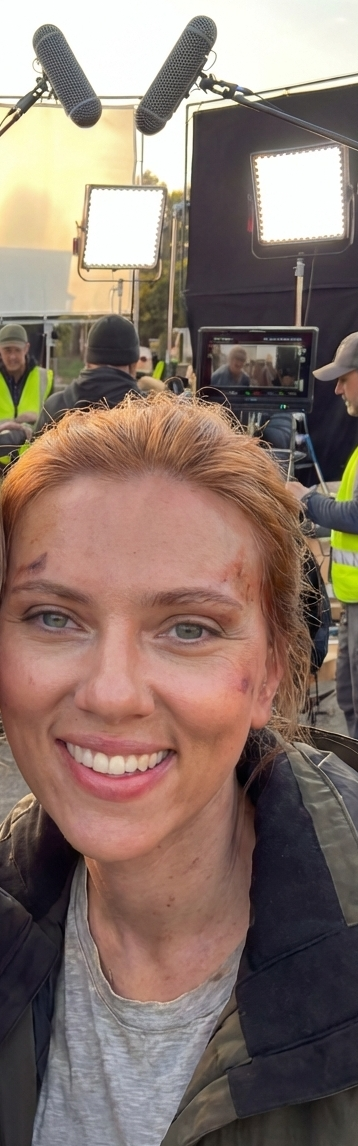
#> input picture celebrity_faces/Generated Image December 10, 2025 - 10_21AM-2 copy.jpeg, 358 x 1146 px
$ python -i enhancer_cpu.py   (imports and definitions only)
#> lines starting #> are read from the running program, lines starting #| are printed output that depends on the picture
#> further down, picture is the input picture: shape (1146, 358, 3); mean B, G, R 107.4, 117.1, 136.9
import cv2
import numpy as np


def enhance_and_upscale(img, min_size=None):
    """
    CPU-safe image enhancement.
    - Accepts np.ndarray or bytes
    - Enhances sharpness + contrast
    - Upscales ONLY if image is smaller than min_size
    """

    # ---------- Decode if bytes ----------
    if isinstance(img, (bytes, bytearray)):
        img = cv2.imdecode(np.frombuffer(img, np.uint8), cv2.IMREAD_COLOR)

    if not isinstance(img, np.ndarray):
        raise ValueError("enhance_and_upscale received invalid image")

    h, w = img.shape[:2]
#> h = 1146; w = 358

    # ---------- Enhancement ----------
    lab = cv2.cvtColor(img, cv2.COLOR_BGR2LAB)
#> lab: shape (1146, 358, 3); mean of channels 0, 1, 2 126.8, 134.7, 136
    l, a, b = cv2.split(lab)
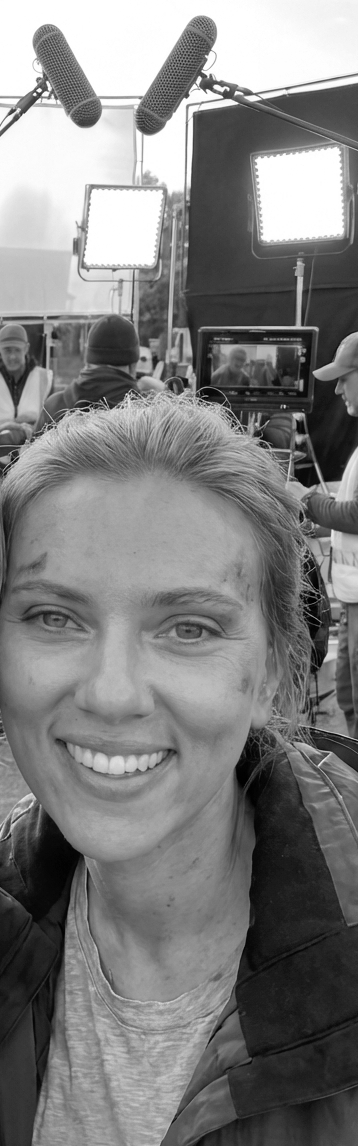
#> l: shape (1146, 358); min 0, max 255, mean 126.8
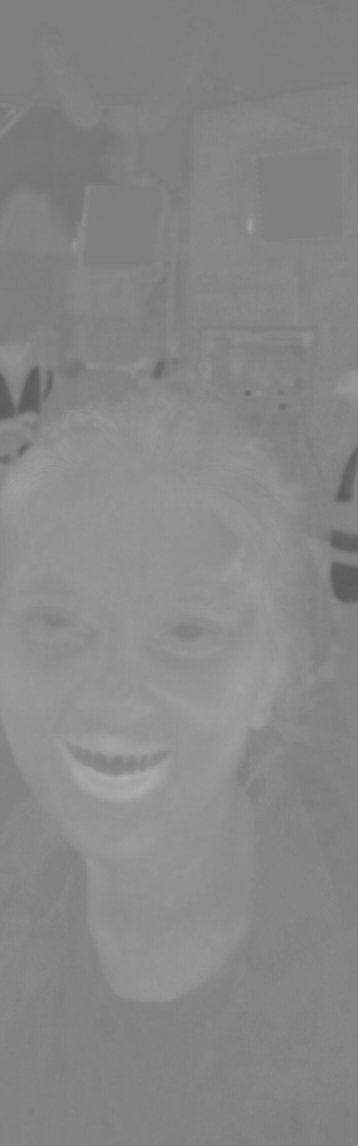
#> a: shape (1146, 358); min 92, max 172, mean 134.7
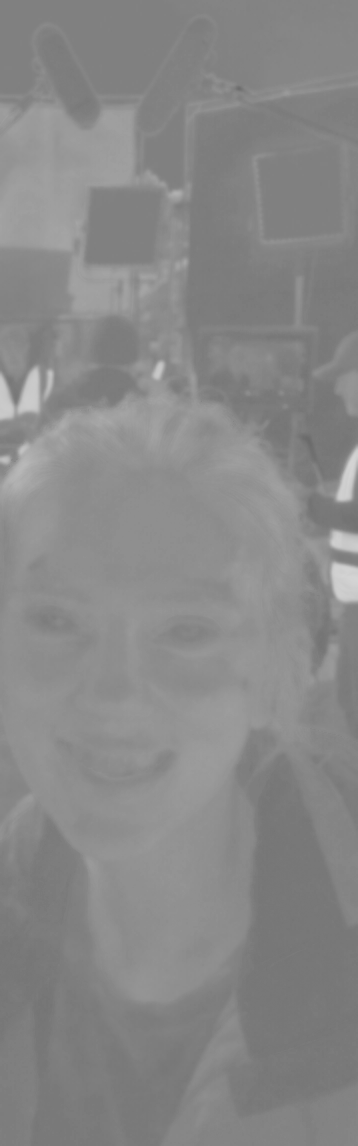
#> b: shape (1146, 358); min 106, max 212, mean 136

    clahe = cv2.createCLAHE(clipLimit=2.0, tileGridSize=(8, 8))
    l = clahe.apply(l)
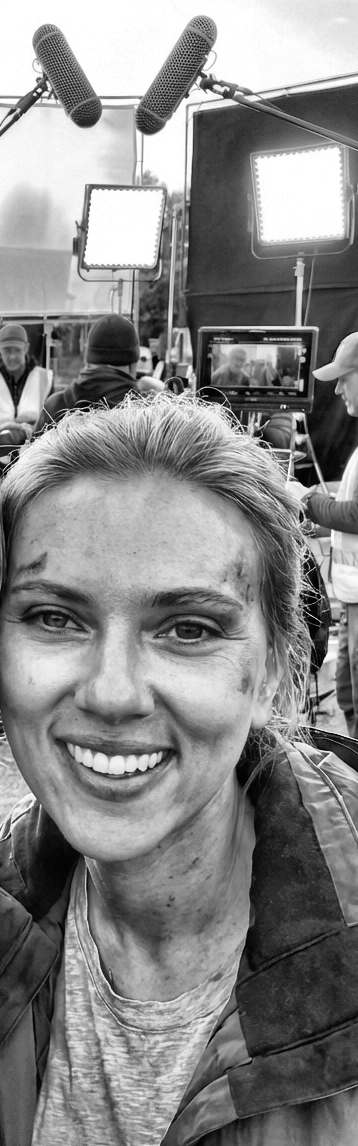
#> l: shape (1146, 358); min 0, max 255, mean 135.4

    lab = cv2.merge((l, a, b))
#> lab: shape (1146, 358, 3); mean of channels 0, 1, 2 135.4, 134.7, 136
    enhanced = cv2.cvtColor(lab, cv2.COLOR_LAB2BGR)
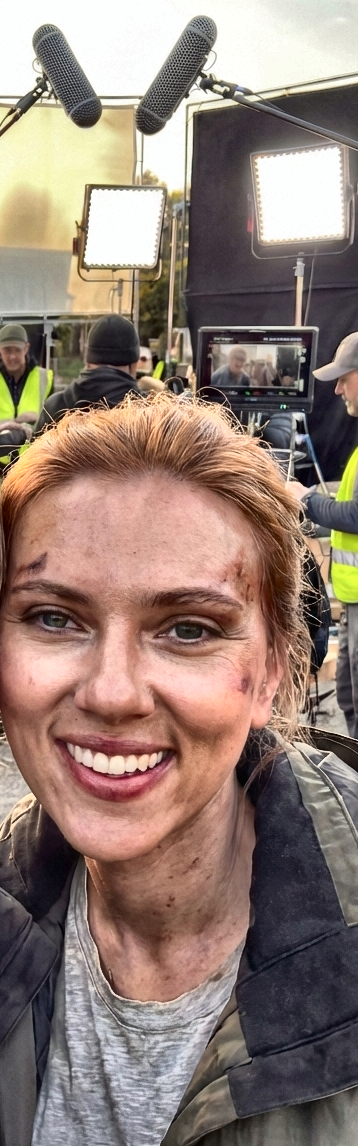
#> enhanced: shape (1146, 358, 3); mean B, G, R 116.2, 125.8, 145.6

    enhanced = cv2.bilateralFilter(enhanced, 5, 50, 50)

    sharpen_kernel = np.array([
        [0, -1, 0],
        [-1, 5, -1],
        [0, -1, 0]
    ])
    enhanced = cv2.filter2D(enhanced, -1, sharpen_kernel)
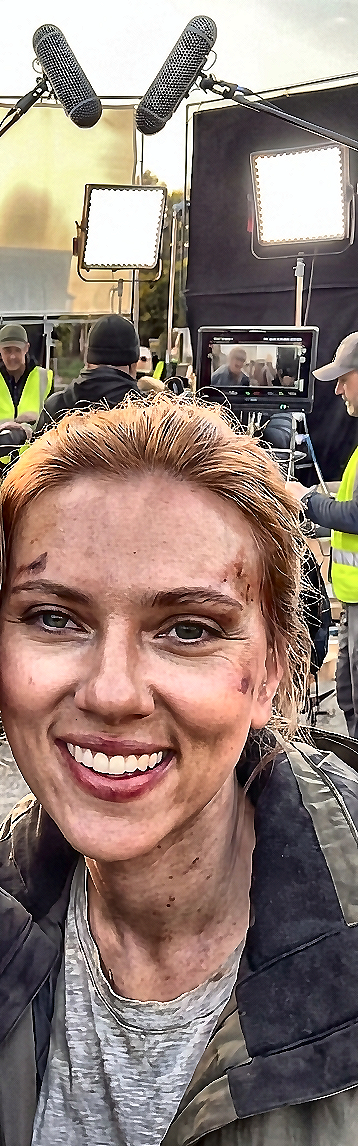
#> enhanced: shape (1146, 358, 3); mean B, G, R 116.8, 125.8, 144.8

    # ---------- Smart upscale ----------
    if min_size:
        min_w, min_h = min_size
        if w < min_w or h < min_h:
            scale = max(min_w / w, min_h / h)
            enhanced = cv2.resize(
                enhanced,
                (int(w * scale), int(h * scale)),
                interpolation=cv2.INTER_CUBIC
            )

    return enhanced

>>> import cv2
>>> picture = cv2.imread('celebrity_faces/Generated Image December 10, 2025 - 10_21AM-2 copy.jpeg')
>>> result = enhance_and_upscale(picture)

$ run again, on celebrity_faces/Generated Image December 10, 2025 - 10_28AM-2.jpeg
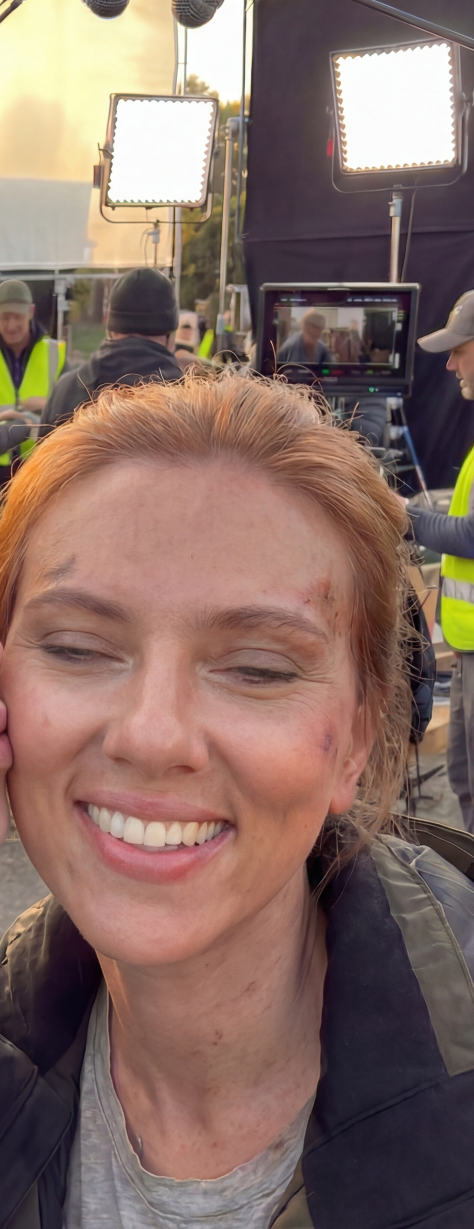
#> input picture celebrity_faces/Generated Image December 10, 2025 - 10_28AM-2.jpeg, 1421 x 3686 px (shown at 1/3 size)
#> picture is the input picture: shape (3686, 1421, 3); mean B, G, R 101.1, 109.7, 135.2
#> in enhance_and_upscale, `l = clahe.apply(l)`:
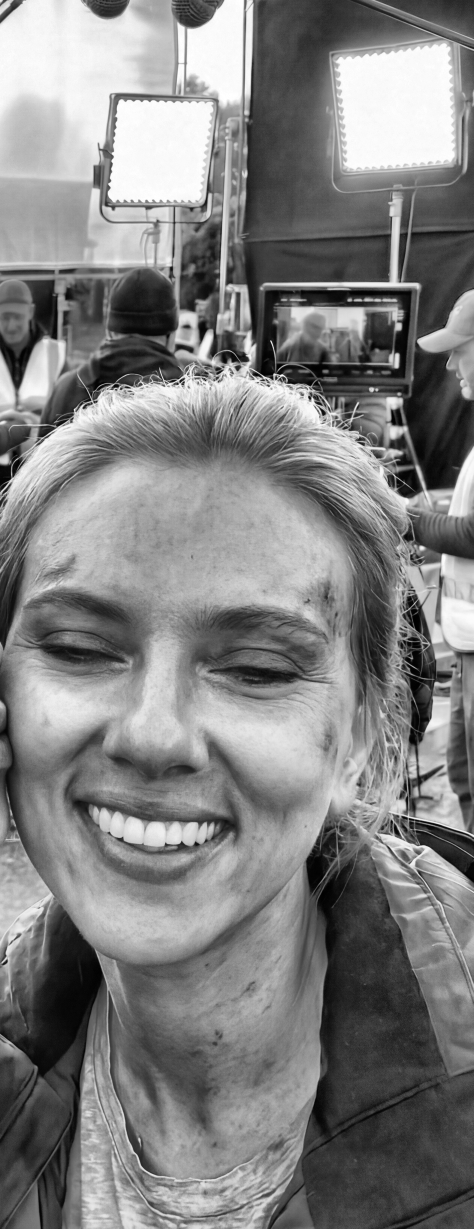
#> l: shape (3686, 1421) (shown at 1/3 size); min 0, max 255, mean 129.2
#> in enhance_and_upscale, `enhanced = cv2.cvtColor(lab, cv2.COLOR_LAB2BGR)`:
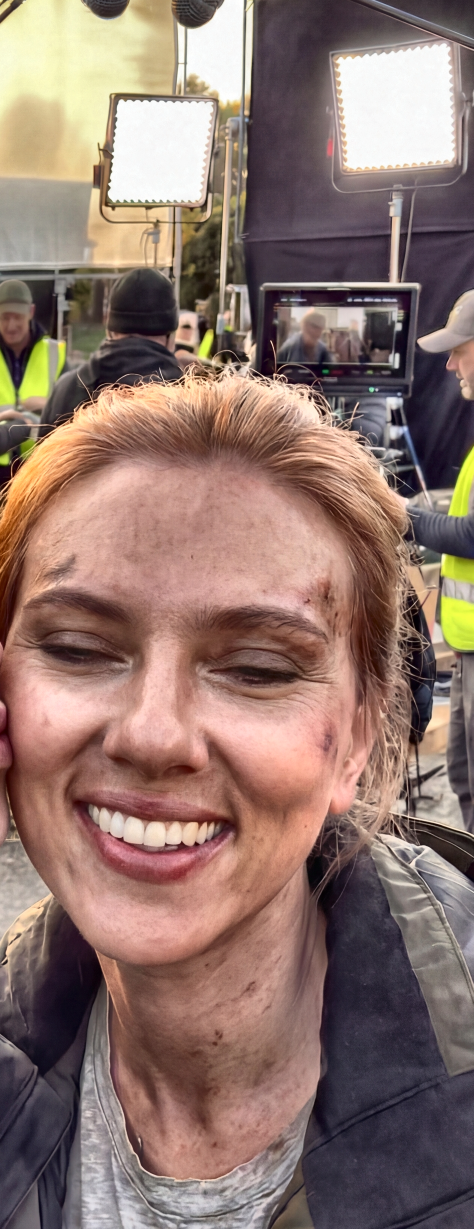
#> enhanced: shape (3686, 1421, 3) (shown at 1/3 size); mean B, G, R 109.1, 117.7, 143.1
